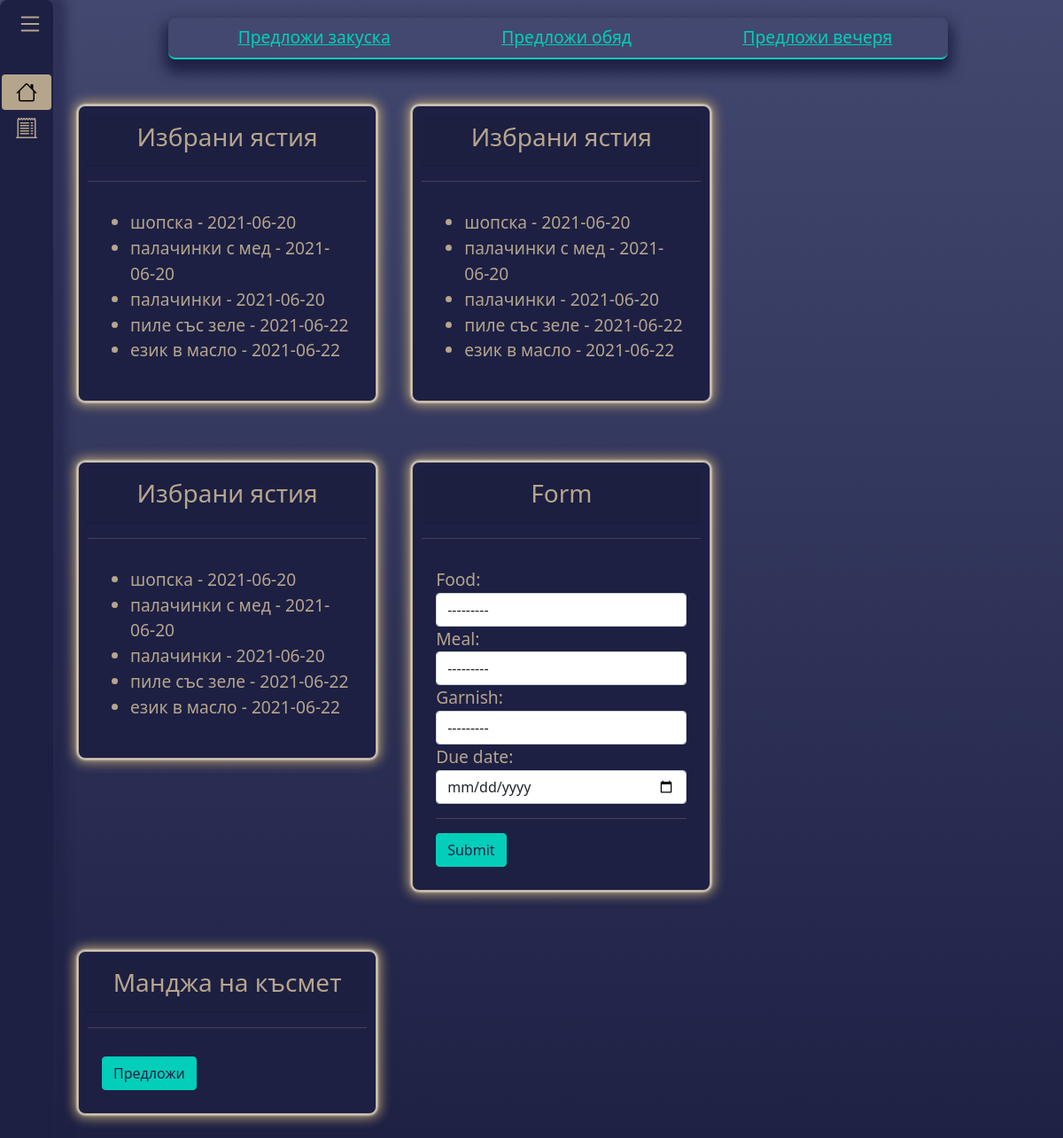
The page / on the database its author committed.
### cooking_project/main/models/choice_model.py (models this page shows)
class Choice(models.Model):
    food = models.ForeignKey(
        Food,
        on_delete=models.CASCADE,
    )
    meal = models.ForeignKey(
        Meal,
        on_delete=models.CASCADE,
    )
    garnish = models.ForeignKey(
        Garnish,
        on_delete=models.CASCADE,
        blank=True,
        null=True,
    )
    due_date = models.DateField()
    def __str__(self):
        garnish = f" с {self.garnish.name}" if self.garnish else ''
        return f"{self.food.name}{garnish} - {self.due_date.__str__()}"

### cooking_project/food/models/food_model.py (models this page shows)
class Food(models.Model):
    name = models.CharField(
        max_length=30,
    )
    type = models.ForeignKey(
        Coarse,
        on_delete=models.CASCADE,
    )
    needs_garnish = models.BooleanField(
        default=False,
    )
    vegetarian = models.BooleanField(
        default=False,
    )
    image = models.ImageField(
        upload_to='static/images',
        verbose_name='food image',
        null=True,
        blank=True,
    )
    def __str__(self):
        return self.name

### cooking_project/food/models/garnish_model.py (models this page shows)
class Garnish(models.Model):
    name = models.CharField(
        max_length=20,
    )
    def __str__(self):
        return self.name

### cooking_project/main/views.py (the view, shortened to what this page needs)
# urls.py: path('', index, name='index'),
def index(request):
    form = ChoiceForm()
    choices = Choice.objects.all()
    if request.method == 'GET':
        context = {
            'form': form,
            'choices': choices,
        }
        return render(request, 'index.html', context)

### cooking_project/main/forms.py
class ChoiceForm(forms.ModelForm):
    def __init__(self, *args, **kwargs):
        super(ChoiceForm, self).__init__(*args, **kwargs)
        for field_name, field in self.fields.items():
            field.widget.attrs['class'] = 'form-control'
    class Meta:
        model = Choice
        fields = '__all__'
        widgets = {
            'due_date': forms.DateInput(
                attrs={
                    'type': 'date',
                }
            ),
        }

### cooking_project/food/models/meal_model.py (called while the page is built)
    def __str__(self):
        return self.type

### templates/index.html (shortened to what this page needs)
{% extends 'base.html' %}
{% block content %}
    <div class="row row-cols-lg-3 row-cols-sm-1 align-items-start align-content-between">
        <div class="card mb-lg-5">
            <div class="card-header text-center">
                <h3>Избрани ястия</h3>
            </div>
            <hr/>
            <div class="card-body">
                <div class="card-text">
                    <ul>
                        {% for choice in choices %}
                            <li>{{ choice }}</li>
                        {% endfor %}
                    </ul>
                </div>
            </div>
        </div>
        <div class="card mb-lg-5">
            <div class="card-header text-center">
                <h3>Избрани ястия</h3>
            </div>
            <hr/>
            <div class="card-body">
                <div class="card-text">
                    <ul>
                        {% for choice in choices %}
                            <li>{{ choice }}</li>
                        {% endfor %}
                    </ul>
                </div>
            </div>
        </div>
        <div class="card mb-lg-5">
            <div class="card-header text-center">
                <h3>Избрани ястия</h3>
            </div>
            <hr/>
            <div class="card-body">
                <div class="card-text">
                    <ul>
                        {% for choice in choices %}
                            <li>{{ choice }}</li>
                        {% endfor %}
                    </ul>
                </div>
            </div>
        </div>
        <div class="card mb-5">
            <div class="card-header text-center">
                <h3>Form</h3>
            </div>
            <hr/>
            <div class="card-body">
                <form method="post">
                    {{ form }}
                    <hr/>
                    <button class="btn btn-success">Submit</button>
                </form>
            </div>
        </div>
        <div class="card mb-5">
            <div class="card-header text-center">
                <h3>Манджа на късмет</h3>
            </div>
            <hr/>
            <div class="card-body">
                    <a href="{% url 'suggest' %}">
                        <button class="btn btn-success">Предложи</button>
                    </a>
            </div>
        </div>
    </div>
{% endblock %}

### static/css/main.css (style rules this page uses)
html { font-size: 100% }

### rows shown on the page
Choice: garnish+food+due_date "шопска - 2021-06-20"
Choice: garnish+food+due_date "палачинки с мед - 2021-06-20"
Choice: garnish+food+due_date "палачинки - 2021-06-20"
Choice: garnish+food+due_date "пиле със зеле - 2021-06-22"
Choice: garnish+food+due_date "език в масло - 2021-06-22"
